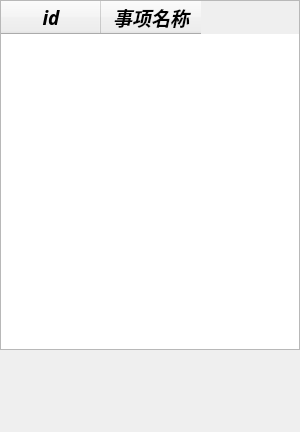
<?xml version="1.0" encoding="UTF-8"?>
<ui version="4.0">
 <class>dailymsy5</class>
 <widget class="QDialog" name="dailymsy5">
  <property name="geometry">
   <rect>
    <x>0</x>
    <y>0</y>
    <width>300</width>
    <height>432</height>
   </rect>
  </property>
  <property name="minimumSize">
   <size>
    <width>300</width>
    <height>432</height>
   </size>
  </property>
  <property name="maximumSize">
   <size>
    <width>300</width>
    <height>432</height>
   </size>
  </property>
  <property name="windowTitle">
   <string>Dialog</string>
  </property>
  <widget class="QTableWidget" name="eNoti">
   <property name="geometry">
    <rect>
     <x>0</x>
     <y>0</y>
     <width>300</width>
     <height>350</height>
    </rect>
   </property>
   <property name="minimumSize">
    <size>
     <width>300</width>
     <height>350</height>
    </size>
   </property>
   <property name="maximumSize">
    <size>
     <width>300</width>
     <height>350</height>
    </size>
   </property>
   <attribute name="horizontalHeaderVisible">
    <bool>true</bool>
   </attribute>
   <attribute name="verticalHeaderVisible">
    <bool>false</bool>
   </attribute>
   <column>
    <property name="text">
     <string>id</string>
    </property>
    <property name="font">
     <font>
      <family>幼圆</family>
      <pointsize>14</pointsize>
      <italic>true</italic>
      <bold>true</bold>
     </font>
    </property>
   </column>
   <column>
    <property name="text">
     <string>事项名称</string>
    </property>
    <property name="font">
     <font>
      <family>幼圆</family>
      <pointsize>14</pointsize>
      <italic>true</italic>
      <bold>true</bold>
     </font>
    </property>
   </column>
  </widget>
 </widget>
 <resources/>
 <connections/>
</ui>
